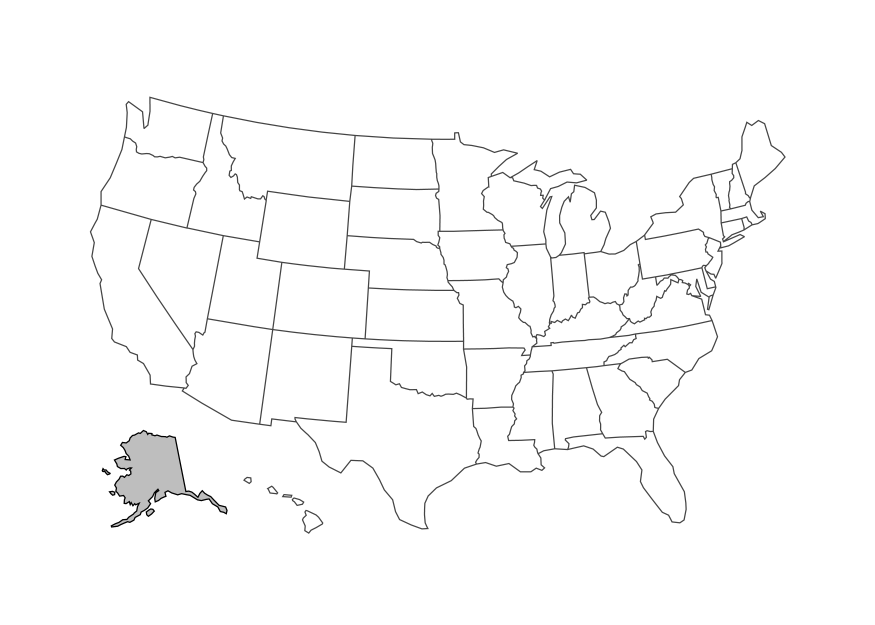
#> input picture word_cloud_python3.7/us_states/AK_scale_5.png, 3500 x 2500 px, given in place of CA.png, which was not available (shown at 1/4 size)
$ jupyter execute --allow-errors create_state_masks.ipynb   (text cells are left out)
#> lines starting #> are read from the running program, lines starting #| are printed output that depends on the picture; after the words box and inside, x2 and y2 are one past the last pixel; in counts of white or black regions, pixels touching at a corner belong together; pictures that were not available may be replaced by others from this repository, and a replacement may not be noted
[cell 1]
# importing all necessary libraries
import plotly
import plotly.plotly as py
import plotly.graph_objs as go
import pandas as pd
import time

# some more libraries to plot graph
from plotly.offline import download_plotlyjs, init_notebook_mode, iplot, plot

[cell 2]
# List of US States for ref
states = [ "CA", "AK", "AZ", "AR", "AL", "CO", "CT", "DE", "FL", "GA",
          "HI", "ID", "IL", "IN", "IA", "KS", "KY", "LA", "ME", "MD",
          "MA", "MI", "MN", "MS", "MO", "MT", "NE", "NV", "NH", "NJ",
          "NM", "NY", "NC", "ND", "OH", "OK", "OR", "PA", "RI", "SC",
          "SD", "TN", "TX", "UT", "VT", "VA", "WA", "WV", "WI", "WY"]

[cell 3]
i = 0
# To establish connection
init_notebook_mode(connected = True)

# type defined is choropleth to
# plot geographical plots
data = dict(type = 'choropleth',

            # location: Arizoana, California, Newyork
            locations = [states[i]],

            # States of USA
            locationmode = 'USA-states',
            # Hide Colorbar
            showscale=False,
            # colorscale can be added as per requirement
            colorscale = 'greys',
            # choose the color to fill the state
            z = [0])

            # give the image a tight layout
            # margin=dict(l=80, r=80, t=100, b=80))

            # colorbar = {'title': 'Colorbar Title Goes Here'})

# Adjust layout of image
layout = go.Layout(geo={'scope': 'usa'},
                    margin=go.layout.Margin(
                        l=0,
                        r=0,
                        b=0,
                        t=0,
                        pad=0))

# pass data dictionary as a list
choromap = go.Figure(data = [data], layout = layout)

# plot graph
plot(choromap,
     auto_open=False,
     image = 'png',
     image_filename='plot_image',
     output_type='file',
     image_width='50%',
     image_height='50%',
     filename='temp-plot.html',
     validate=False)


# Save figure to file

plotly.io.write_image(choromap,
                      'small_scale_us_states/'+str(states[i])+'.png',
                      format='png',
                      scale=5, # Adjust the image dimensions
                      validate=False)

[cell 4]
import numpy as np
import cv2
import matplotlib.pyplot as plt

[cell 5]
# import image as greyscale
img = cv2.imread('small_scale_us_states/'+str(states[i])+'.png',0)
#> img is the input picture: shape (2500, 3500); min 0, max 255, mean 250.7
plt.imshow(img,cmap='gray')

[cell 6]
# the grey is 190/255
plt.imshow(img[1000:1500,450:750],cmap='gray')
img[1000:1500,450:750]
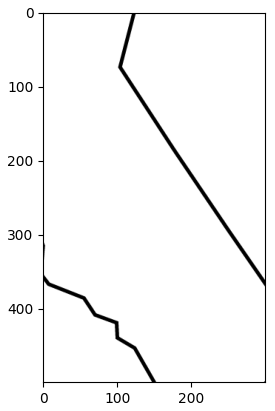
#> figure drawn by matplotlib, 1 panel

[cell 7]
# get unique colors
np.unique(img)
#> Out = 81 values from 0 to 255

[cell 8]
# use THRESH_TOZERO_INV to set values greater than 190 to zero
val = 190
val, thresh_img = cv2.threshold(img,val,255,cv2.THRESH_TOZERO_INV)
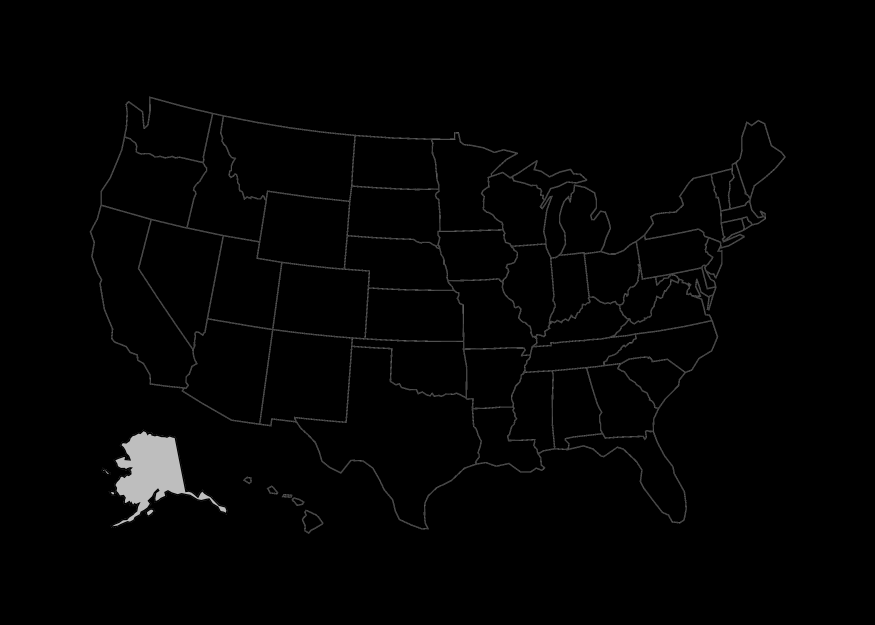
#> thresh_img: shape (2500, 3500) (shown at 1/4 size); min 0, max 190, mean 3
#> val = 190
plt.imshow(thresh_img,cmap='gray')
# get unique colors
np.unique(thresh_img)
#> Out = 67 values from 0 to 190

[cell 9]
# use THRESH_TOZERO to set values less than or equal to 189 to zero
val = 189
val, thresh_thresh_img = cv2.threshold(thresh_img,val,255,cv2.THRESH_TOZERO)
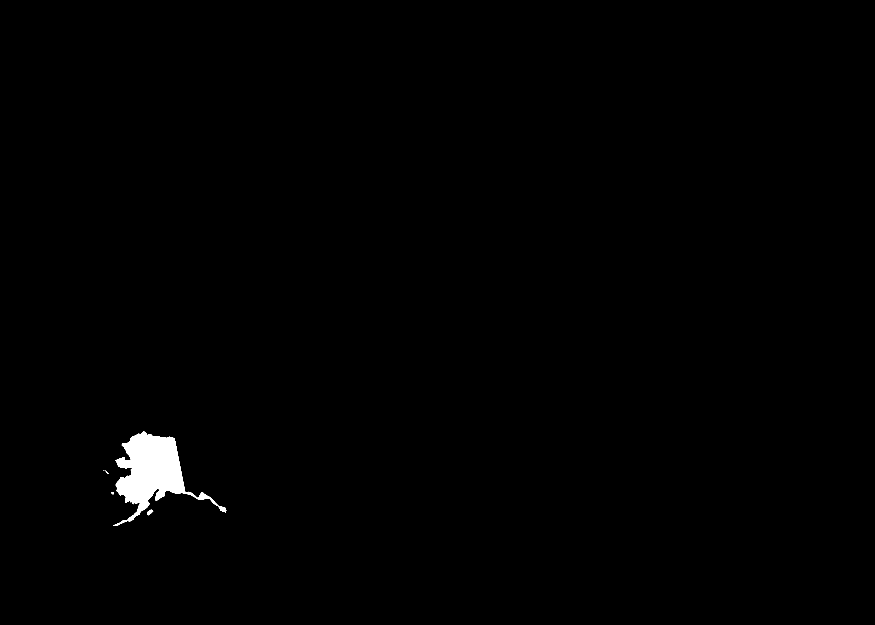
#> thresh_thresh_img: shape (2500, 3500) (shown at 1/4 size); values 0 (black) and 190 (white), 0.69% white; 5 white regions (1 under 20 px), largest, box (x1, y1, x2, y2) and area: (452, 1726, 905, 2104) 59673, (588, 2039, 613, 2061) 293, (444, 1969, 456, 1977) 67, (418, 1883, 435, 1895) 39
#> val = 189
plt.imshow(thresh_thresh_img,cmap='gray')
# get unique colors
np.unique(thresh_thresh_img)
#> Out = [0, 190]

[cell 10]
# use THRESH_BINARY to set values greater than 189 to 255
val = 189
val, thresh_thresh_thresh_img = cv2.threshold(thresh_thresh_img,val,255,cv2.THRESH_BINARY)
plt.imshow(thresh_thresh_thresh_img,cmap='gray')
# get unique colors
np.unique(thresh_thresh_thresh_img)
#> Out = [0, 255]

[cell 11]
# Store the 1-channel mask
mask_1chan = thresh_thresh_thresh_img

[cell 12]
# Import 3-channel version of image
img_3chan = cv2.imread('small_scale_us_states/'+str(states[i])+'.png',1)

# Make empty array with dimensions of 3-channel image
full_img = np.full(img_3chan.shape,255,dtype='uint8')

# Make 1 3-channel image with bitwise_or on the two images and the 1-channel mask
mask_3chan = cv2.bitwise_or(full_img,full_img,mask=mask_1chan)
#> full_img: shape (2500, 3500, 3); every value is 255

[cell 13]
plt.imshow(mask_3chan)
mask_3chan.shape
#> Out = (2500, 3500, 3)

[cell 14]
# Save state mask to file
cv2.imwrite('small_scale_us_states_masks/'+str(states[0])+'_mask.png',mask_3chan)
#> Out = True

[cell 15]
# importing all necessary libraries
import plotly
import plotly.plotly as py
import plotly.graph_objs as go
import pandas as pd
import time

# some more libraries to plot graph
from plotly.offline import download_plotlyjs, init_notebook_mode, iplot, plot

[cell 16]
import numpy as np
import cv2
import matplotlib.pyplot as plt

[cell 17]
# List of US States for ref
states = [ "CA", "AK", "AZ", "AR", "AL", "CO", "CT", "DE", "FL", "GA",
          "HI", "ID", "IL", "IN", "IA", "KS", "KY", "LA", "ME", "MD",
          "MA", "MI", "MN", "MS", "MO", "MT", "NE", "NV", "NH", "NJ",
          "NM", "NY", "NC", "ND", "OH", "OK", "OR", "PA", "RI", "SC",
          "SD", "TN", "TX", "UT", "VT", "VA", "WA", "WV", "WI", "WY"]

[cell 18]
def get_state_mask(state,scale):
    '''
    This function is used to loop through 50 states and save their 50 masks to a folder

    input:
    - state: the state initials

    - scale: the multiple used to adjust the size of the image
    -> when making a wordcloud with a mask, it is more computationally effective to create
       it the cloud with a smaller mask then to increase its size by a scale factor
    '''
#> called with state = 'CA', scale = 5
    # To establish connection
    init_notebook_mode(connected = True)

    # To pause after making a connetion
    time.sleep(1)

    # type defined is choropleth to
    # plot geographical plots
    data = dict(type = 'choropleth',

                # location: Arizoana, California, Newyork
                locations = [state],

                # States of USA
                locationmode = 'USA-states',
                # Hide Colorbar
                showscale=False,
                # colorscale can be added as per requirement
                colorscale = 'greys',
                # choose the color to fill the state
                z = [0])

    # Adjust layout of image
    layout = go.Layout(geo={'scope': 'usa'},
                        margin=go.layout.Margin(
                            l=0,
                            r=0,
                            b=0,
                            t=0,
                            pad=0))

    # pass data dictionary as a list
    choromap = go.Figure(data = [data], layout = layout)


    # Save figure to file
    plotly.io.write_image(choromap,
                          'us_states/'+str(state)+'_scale_'+str(scale)+'.png',
                          format='png',
                          # Adjust the image dimensions
                          scale=scale,
                          validate=False)

    # import image as greyscale
    img = cv2.imread('us_states/'+str(state)+'_scale_'+str(scale)+'.png',0)
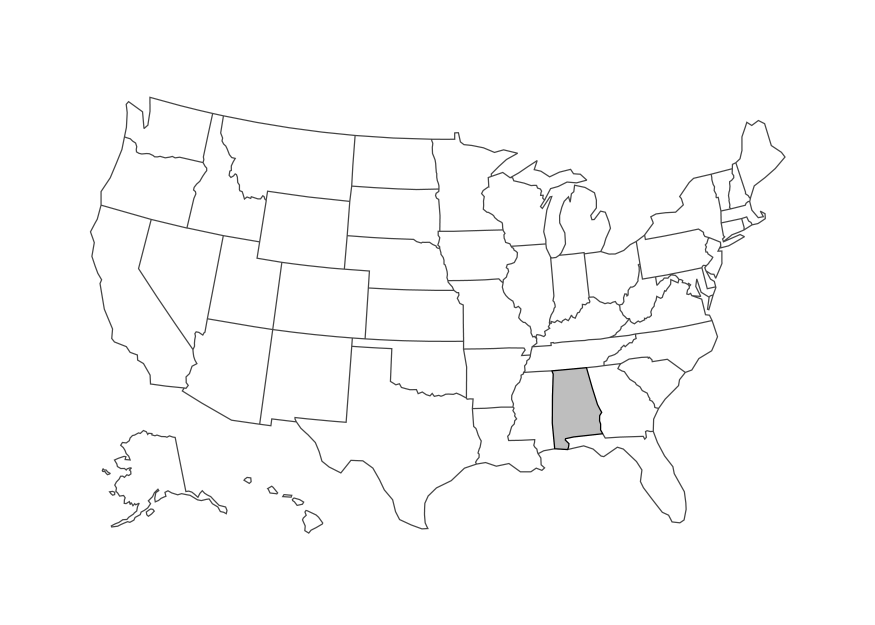
#> input picture word_cloud_python3.7/us_states/AL_scale_5.png, 3500 x 2500 px, given in place of CA_scale_5.png, which was not available (shown at 1/4 size)
#> img is the input picture: shape (2500, 3500); min 0, max 255, mean 250.9

    # use THRESH_TOZERO_INV to set values greater than 190 to zero
    val = 190
    val, thresh_img = cv2.threshold(img,val,255,cv2.THRESH_TOZERO_INV)
#> val = 190

    # use THRESH_TOZERO to set values less than or equal to 189 to zero
    val = 189
    val, thresh_thresh_img = cv2.threshold(thresh_img,val,255,cv2.THRESH_TOZERO)
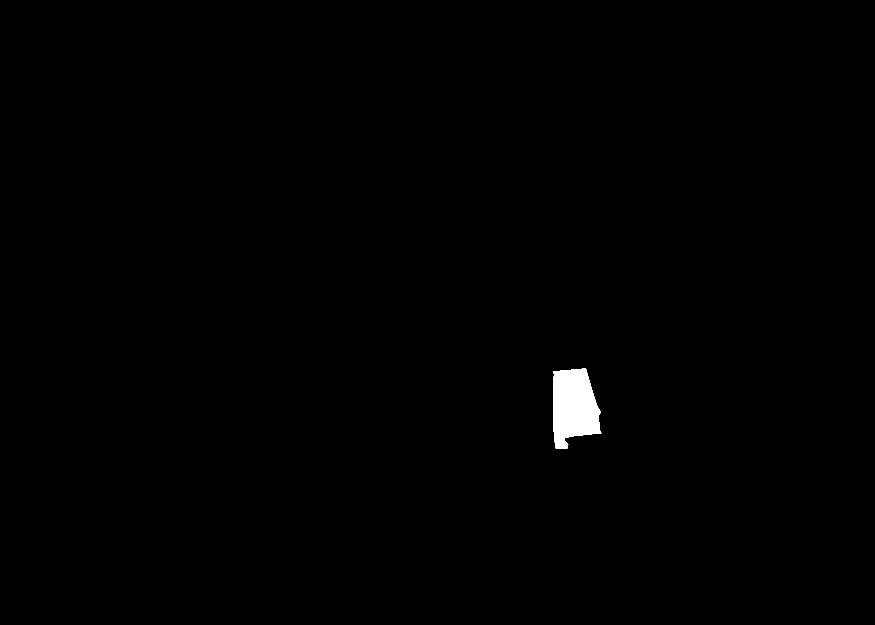
#> thresh_thresh_img: shape (2500, 3500) (shown at 1/4 size); values 0 (black) and 190 (white), 0.53% white; 1 white region, box (x1, y1, x2, y2) and area: (2212, 1474, 2406, 1795) 46048
#> val = 189

    # use THRESH_BINARY to set values greater than 189 to 255
    val = 189
    val, thresh_thresh_thresh_img = cv2.threshold(thresh_thresh_img,val,255,cv2.THRESH_BINARY)

    # Store the 1-channel mask
    mask_1chan = thresh_thresh_thresh_img

    # Import 3-channel version of image
    img_3chan = cv2.imread('us_states/'+str(state)+'_scale_'+str(scale)+'.png',1)

    # Make empty array with dimensions of 3-channel image
    full_img = np.full(img_3chan.shape,255,dtype='uint8')

    # This bitwise_or function combines the two white images in all 3 channals only in
    # the area where the mask is 255
    mask_3chan = cv2.bitwise_or(full_img,full_img,mask=mask_1chan)

    # Save state mask to file
    cv2.imwrite('us_states_masks/'+str(state)+'_scale_'+str(scale)+'_mask.png',mask_3chan)

[cell 19]
scale = 5
scale_factor = 2
# Iterate through every state with the state mask function for small scale masks
#> (the rest of this cell did not finish here and is left out)

#> call 3 of get_state_mask, with state = 'AZ', scale = 5
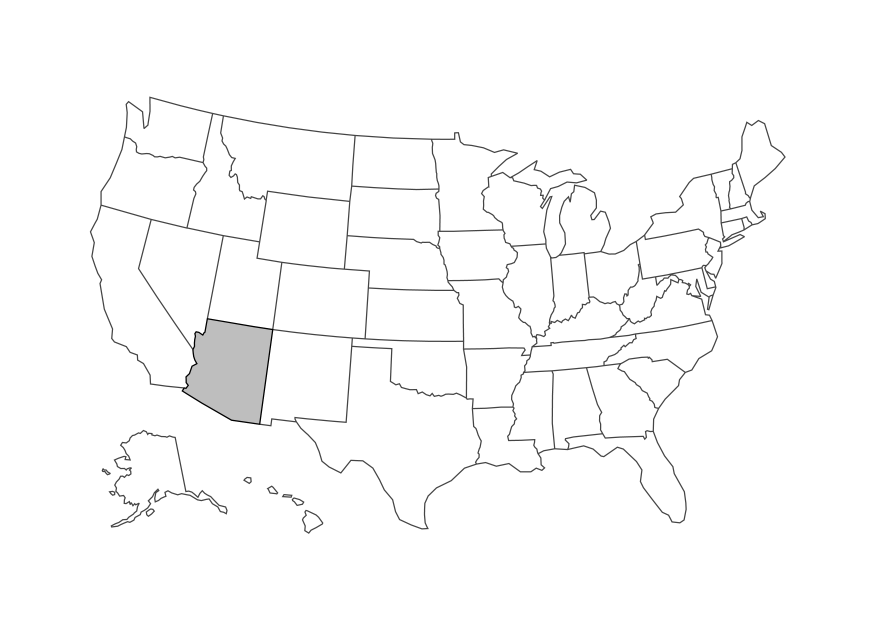
#> input picture word_cloud_python3.7/us_states/AZ_scale_5.png, 3500 x 2500 px (shown at 1/4 size)
#> in get_state_mask, img is the input picture: shape (2500, 3500); min 0, max 255, mean 250.4
#> in get_state_mask (call 3), `val, thresh_img = cv2.threshold(img,val,255,cv2.THRESH_TOZERO_INV)`: val = 190
#> in get_state_mask (call 3), `val, thresh_thresh_img = cv2.threshold(thresh_img,val,255,cv2.THRESH_T..`:
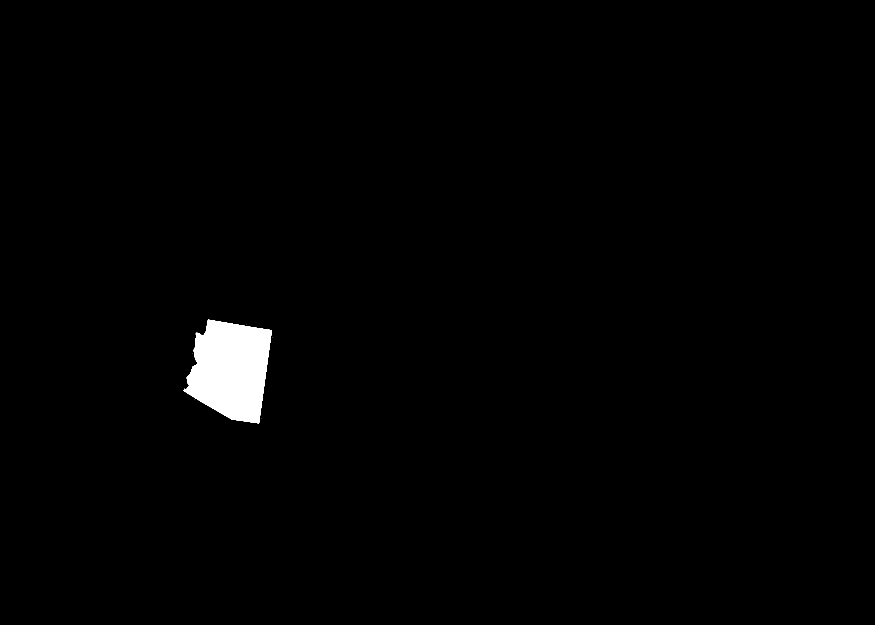
#> thresh_thresh_img: shape (2500, 3500) (shown at 1/4 size); values 0 (black) and 190 (white), 1.2% white; 6 white regions (5 under 20 px), largest, box (x1, y1, x2, y2) and area: (734, 1279, 1087, 1693) 103419
#> in get_state_mask (call 3), `val, thresh_thresh_img = cv2.threshold(thresh_img,val,255,cv2.THRESH_T..`: val = 189
#> call 4 of get_state_mask, with state = 'AR', scale = 5
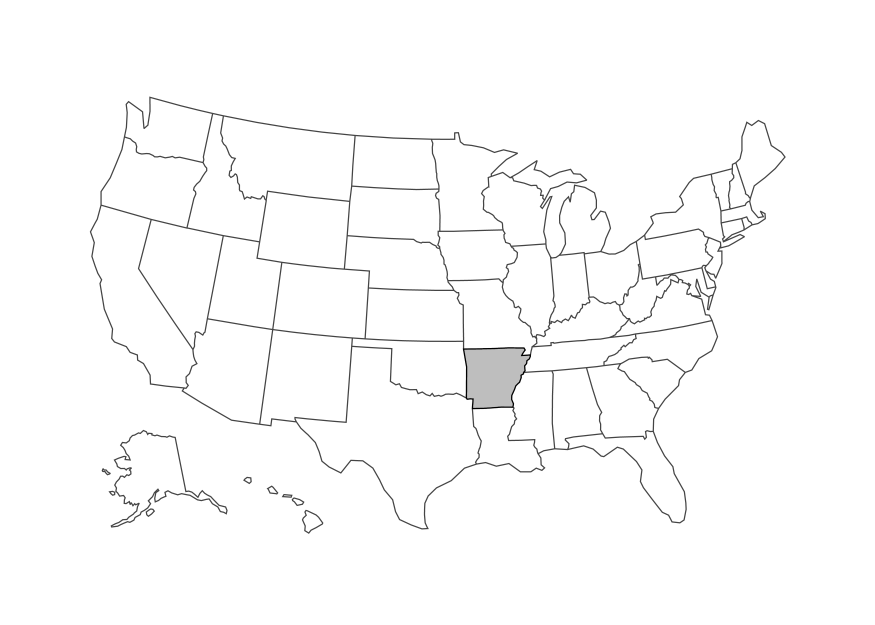
#> input picture word_cloud_python3.7/us_states/AR_scale_5.png, 3500 x 2500 px (shown at 1/4 size)
#> in get_state_mask, img is the input picture: shape (2500, 3500); min 0, max 255, mean 250.9
#> in get_state_mask (call 4), `val, thresh_img = cv2.threshold(img,val,255,cv2.THRESH_TOZERO_INV)`: val = 190
#> in get_state_mask (call 4), `val, thresh_thresh_img = cv2.threshold(thresh_img,val,255,cv2.THRESH_T..`:
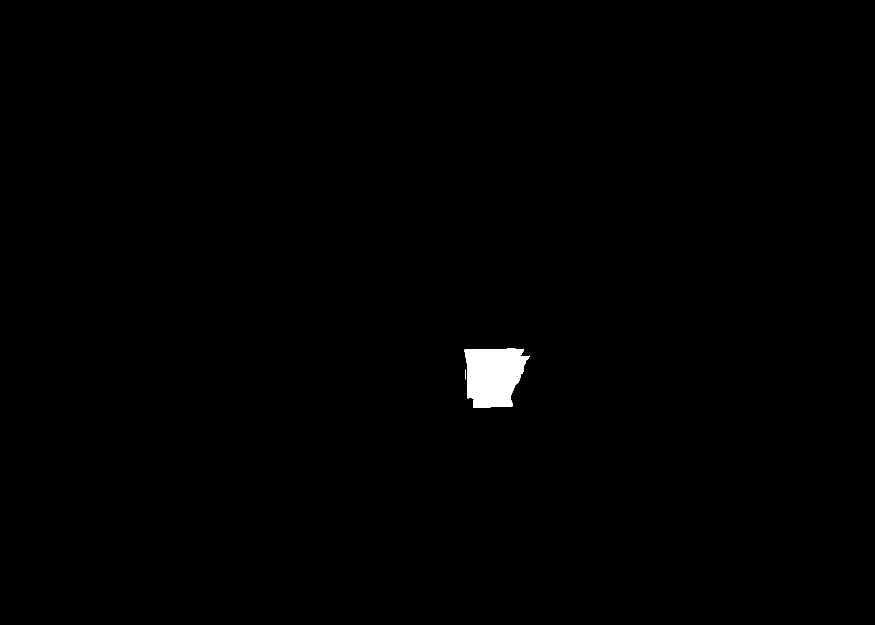
#> thresh_thresh_img: shape (2500, 3500) (shown at 1/4 size); values 0 (black) and 190 (white), 0.54% white; 2 white regions, box (x1, y1, x2, y2) and area: (1858, 1395, 2118, 1631) 46948, (1863, 1478, 1864, 1518) 40
#> in get_state_mask (call 4), `val, thresh_thresh_img = cv2.threshold(thresh_img,val,255,cv2.THRESH_T..`: val = 189
